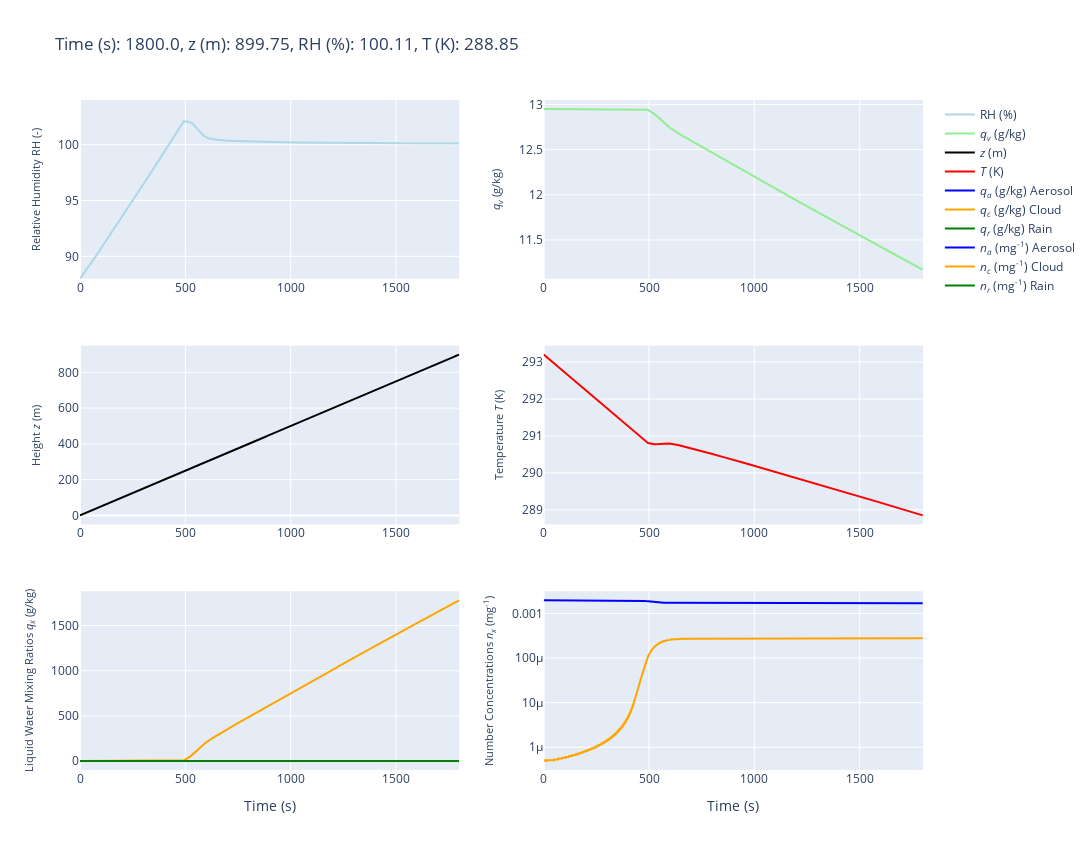

Notebook cell for this chart:
### Code cell
nt, dt, time_array, T_parcel_array, RH_parcel_array, q_parcel_array, z_parcel_array, \
qa_ts,qc_ts,qr_ts, na_ts,nc_ts,nr_ts, \
spectra_arr, con_ts, act_ts, evp_ts, dea_ts, acc_ts, aut_ts = timesteps_function(n_particles_widget, P_widget, \
                                 RH_widget, T_widget, w_widget, nt_widget, \
                                 dt_widget, rm_spec, ascending_mode_widget, \
                                 mode_displaytype_widget, z_widget, max_z_widget, \
                                 Condensation_widget, Collision_widget, \
                                 mode_aero_init_widget, gridwidget, kohler_widget.value)

### Figure 1 — Plotly figure (JSON) as saved in the notebook; plotly's stock layout.template omitted (floating-point values rounded to 4 significant figures; data arrays with more than 128 entries replaced by an {"elided": "..."} marker saying what was removed)
{"data": [{"line": {"color": "lightblue"}, "mode": "lines", "name": "RH (%)", "showlegend": true, "type": "scatter", "x": {"elided": "3599 float values"}, "xaxis": "x", "y": {"elided": "3601 float values"}, "yaxis": "y"}, {"line": {"color": "lightgreen"}, "mode": "lines", "name": "<i>q<sub>v</sub></i> (g/kg)", "type": "scatter", "x": {"elided": "3599 float values"}, "xaxis": "x2", "y": {"elided": "3601 float values"}, "yaxis": "y2"}, {"line": {"color": "black"}, "mode": "lines", "name": "<i>z</i> (m)", "type": "scatter", "x": {"elided": "3599 float values"}, "xaxis": "x3", "y": {"elided": "3601 float values"}, "yaxis": "y3"}, {"line": {"color": "red"}, "mode": "lines", "name": "<i>T</i> (K)", "type": "scatter", "x": {"elided": "3599 float values"}, "xaxis": "x4", "y": {"elided": "3601 float values"}, "yaxis": "y4"}, {"line": {"color": "blue"}, "mode": "lines", "name": "<i>q<sub>a</sub></i> (g/kg) Aerosol", "type": "scatter", "x": {"elided": "3599 float values"}, "xaxis": "x5", "y": {"elided": "3601 float values"}, "yaxis": "y5"}, {"line": {"color": "orange"}, "mode": "lines", "name": "<i>q<sub>c</sub></i> (g/kg) Cloud", "type": "scatter", "x": {"elided": "3599 float values"}, "xaxis": "x5", "y": {"elided": "3601 float values"}, "yaxis": "y5"}, {"line": {"color": "green"}, "mode": "lines", "name": "<i>q<sub>r</sub></i> (g/kg) Rain", "type": "scatter", "x": {"elided": "3599 float values"}, "xaxis": "x5", "y": {"elided": "3601 int values"}, "yaxis": "y5"}, {"line": {"color": "blue"}, "mode": "lines", "name": "<i>n<sub>a</sub></i> (mg<sup>-1</sup>) Aerosol", "type": "scatter", "x": {"elided": "3599 float values"}, "xaxis": "x6", "y": {"elided": "3601 float values"}, "yaxis": "y6"}, {"line": {"color": "orange"}, "mode": "lines", "name": "<i>n<sub>c</sub></i> (mg<sup>-1</sup>) Cloud", "type": "scatter", "x": {"elided": "3599 float values"}, "xaxis": "x6", "y": {"elided": "3601 float values"}, "yaxis": "y6"}, {"line": {"color": "green"}, "mode": "lines", "name": "<i>n<sub>r</sub></i> (mg<sup>-1</sup>) Rain", "type": "scatter", "x": {"elided": "3599 float values"}, "xaxis": "x6", "y": {"elided": "3601 int values"}, "yaxis": "y6"}], "layout": {"height": 850, "title": {"text": "Time (s): 1800.0, z (m): 899.75, RH (%): 100.11, T (K): 288.85"}, "width": 1250, "xaxis": {"anchor": "y", "domain": [0, 0.45], "range": [0, 1800.0], "type": "linear"}, "xaxis2": {"anchor": "y2", "domain": [0.55, 1], "range": [0, 1800.0], "type": "linear"}, "xaxis3": {"anchor": "y3", "domain": [0, 0.45], "range": [0, 1800.0], "type": "linear"}, "xaxis4": {"anchor": "y4", "domain": [0.55, 1], "range": [0, 1800.0], "type": "linear"}, "xaxis5": {"anchor": "y5", "domain": [0, 0.45], "range": [0, 1800.0], "title": {"text": "Time (s)"}, "type": "linear"}, "xaxis6": {"anchor": "y6", "domain": [0.55, 1], "range": [0, 1800.0], "title": {"text": "Time (s)"}, "type": "linear"}, "yaxis": {"anchor": "x", "domain": [0.7333, 1], "range": [88.0, 104], "title": {"font": {"size": 11}, "text": "Relative Humidity RH (-)"}, "type": "linear"}, "yaxis2": {"anchor": "x2", "autorange": true, "domain": [0.7333, 1], "range": [11.07, 13.05], "title": {"font": {"size": 11}, "text": "<i>q<sub>v</sub></i> (g/kg)"}, "type": "linear"}, "yaxis3": {"anchor": "x3", "autorange": true, "domain": [0.3667, 0.6333], "range": [-49.97, 949.5], "title": {"font": {"size": 11}, "text": "Height <i>z</i> (m)"}, "type": "linear"}, "yaxis4": {"anchor": "x4", "autorange": true, "domain": [0.3667, 0.6333], "range": [288.6, 293.4], "title": {"font": {"size": 11}, "text": "Temperature <i>T</i> (K)"}, "type": "linear"}, "yaxis5": {"anchor": "x5", "autorange": true, "domain": [0, 0.2667], "range": [-98.88, 1879.0], "title": {"font": {"size": 11}, "text": "Liquid Water Mixing Ratios <i>q<sub>x</sub></i> (g/kg)"}, "type": "linear"}, "yaxis6": {"anchor": "x6", "autorange": true, "domain": [0, 0.2667], "range": [-6.509, -2.504], "title": {"font": {"size": 11}, "text": "Number Concentrations <i>n<sub>x</sub></i> (mg<sup>-1</sup>)"}, "type": "log"}}}
